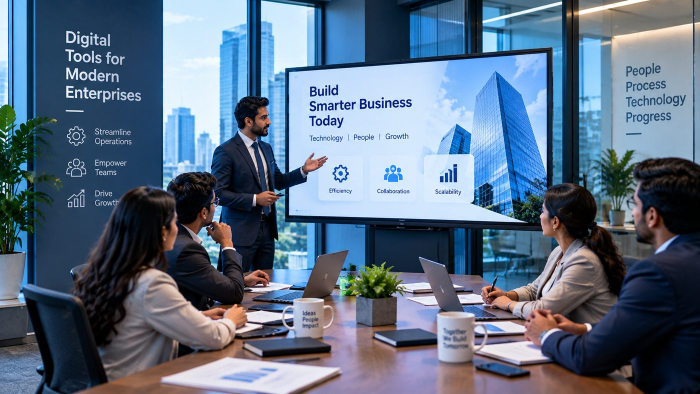
#> input picture images/industry-corporate.jpg, 1400 x 788 px (shown at 1/2 size); its folder holds only this picture in this run
$ python build_images.py
#> lines starting #> are read from the running program, lines starting #| are printed output that depends on the picture
"""Generate the width variants of every content image.

    python scripts/build_images.py

The site served one 1400px image to every device. On a phone that is four
times the pixels the screen can show, and web.dev puts the waste at two to
four times the data needed. The variant widths here cover the layouts the
site actually uses:

    480   a single column on a phone
    800   one column on a tablet, two columns on a desktop
    1200  a full-width image on a large screen
    1400  the original

Only the WebP variants are generated: every browser that can run this site
supports WebP, and the JPEG stays as the fallback for the `src` attribute.
"""
import glob
import io
import os

from PIL import Image

ROOT = os.path.dirname(os.path.dirname(os.path.abspath(__file__)))
IMAGES = os.path.join(ROOT, 'images')

WIDTHS = [480, 800, 1200, 1400]


def variants(path):
    """The width variants of one image, as (width, filename) pairs."""
    name = os.path.splitext(os.path.basename(path))[0]
    out = []
    for w in WIDTHS:
        out.append((w, '%s-%d.webp' % (name, w)))
    return out


def main():
    made = 0
    images = 0
    for path in sorted(glob.glob(os.path.join(IMAGES, '*.jpg'))):
        base = os.path.basename(path)
        if not (base.startswith('industry-') or base.startswith('service-') or
                base.startswith('project-') or base in ('team.jpg', 'case-corporate.jpg')):
            continue
        with Image.open(path) as im:
#> im is the input picture: PIL image 1400x788 RGB; mean R, G, B 91.9, 110.4, 131.9
            im = im.convert('RGB')
            source_width = im.width
#> source_width = 1400
            for w, name in variants(path):
                target = os.path.join(IMAGES, name)
                if os.path.exists(target):
                    continue
                if w > source_width:
                    # never upscale - the original is already the largest
                    continue
                out = im.resize((w, round(im.height * w / im.width)), Image.LANCZOS)
                out.save(target, 'WEBP', quality=78, method=6)
                made += 1
#> this loop made 4 passes
#> pass 1, in main, `out = im.resize((w, round(im.height * w / im.width)), Image.LANCZOS)`:
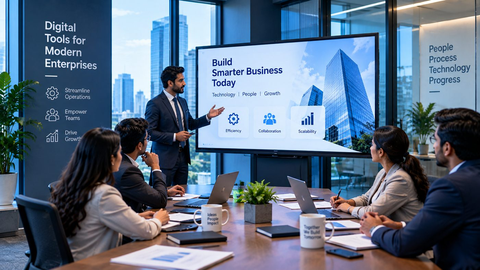
#> out: PIL image 480x270 RGB; mean R, G, B 91.9, 110.4, 131.8
#> pass 2, in main, `out = im.resize((w, round(im.height * w / im.width)), Image.LANCZOS)`:
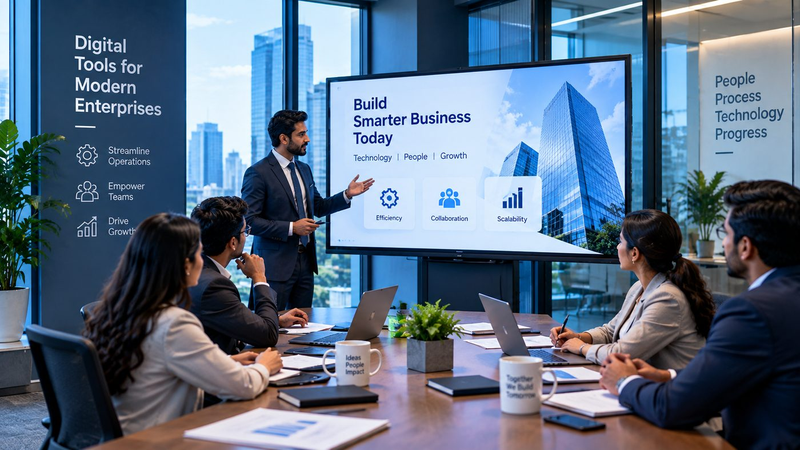
#> out: PIL image 800x450 RGB; mean R, G, B 91.9, 110.4, 131.8
#> pass 3, in main, `out = im.resize((w, round(im.height * w / im.width)), Image.LANCZOS)`:
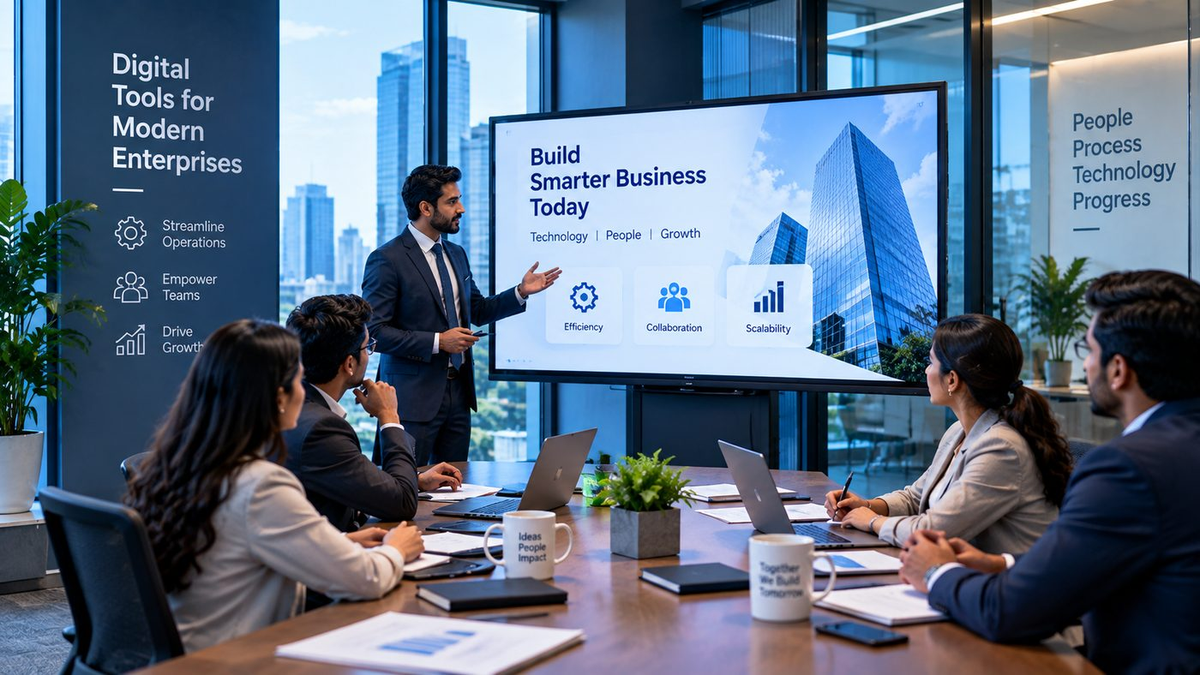
#> out: PIL image 1200x675 RGB; mean R, G, B 91.9, 110.4, 131.9
#> after the loop, made = 4
        images += 1
    print('%d variant(s) written for %d image(s)' % (made, images))
#| 4 variant(s) written for 1 image(s)


if __name__ == '__main__':
    main()

$ run again, on images/industry-startups.jpg
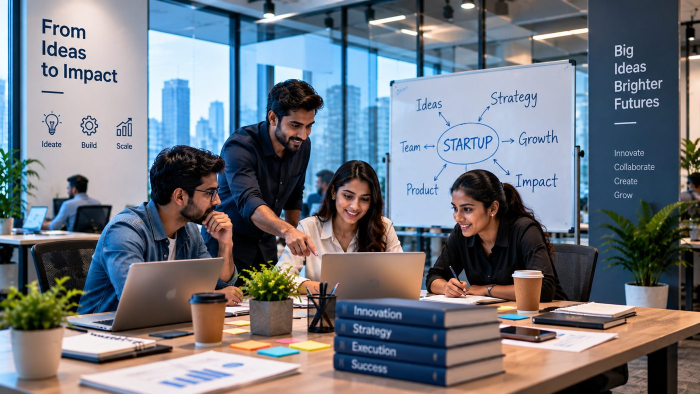
#> input picture images/industry-startups.jpg, 1400 x 788 px (shown at 1/2 size)
#> in main, im is the input picture: PIL image 1400x788 RGB; mean R, G, B 113.8, 119, 127.2
#> the loop in main, `for w, name in variants(path):` made 4 passes
#> pass 1, in main, `out = im.resize((w, round(im.height * w / im.width)), Image.LANCZOS)`:
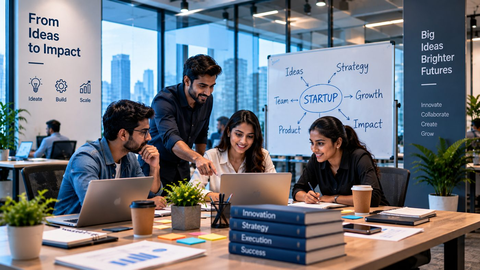
#> out: PIL image 480x270 RGB; mean R, G, B 113.8, 119, 127.2
#> pass 3, in main, `out = im.resize((w, round(im.height * w / im.width)), Image.LANCZOS)`:
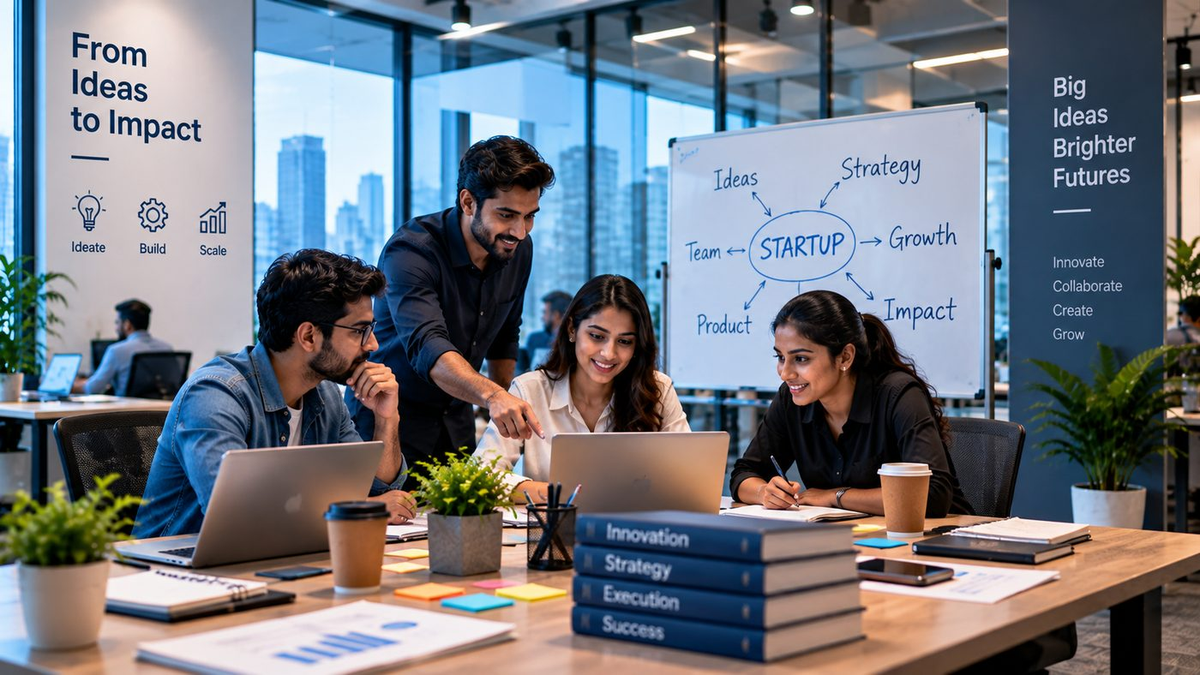
#> out: PIL image 1200x675 RGB; mean R, G, B 113.8, 119, 127.2
#> after the loop in main, `for w, name in variants(path):`: made = 4
#| 4 variant(s) written for 1 image(s)

$ run again, on images/industry-education.jpg
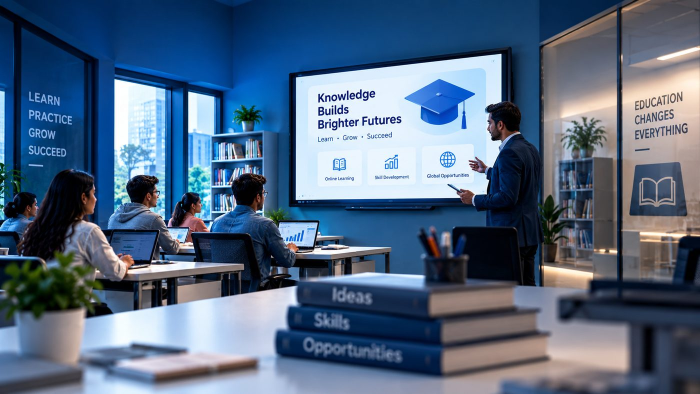
#> input picture images/industry-education.jpg, 1400 x 788 px (shown at 1/2 size)
#> in main, im is the input picture: PIL image 1400x788 RGB; mean R, G, B 83.1, 103.6, 128.9
#> the loop in main, `for w, name in variants(path):` made 4 passes
#> pass 1, in main, `out = im.resize((w, round(im.height * w / im.width)), Image.LANCZOS)`:
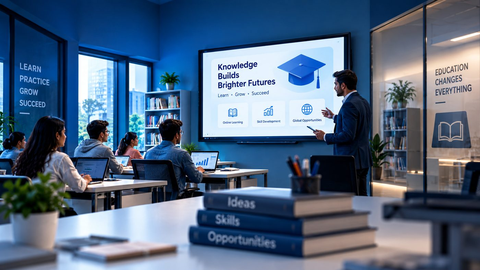
#> out: PIL image 480x270 RGB; mean R, G, B 83.1, 103.6, 128.8
#> pass 2, in main, `out = im.resize((w, round(im.height * w / im.width)), Image.LANCZOS)`:
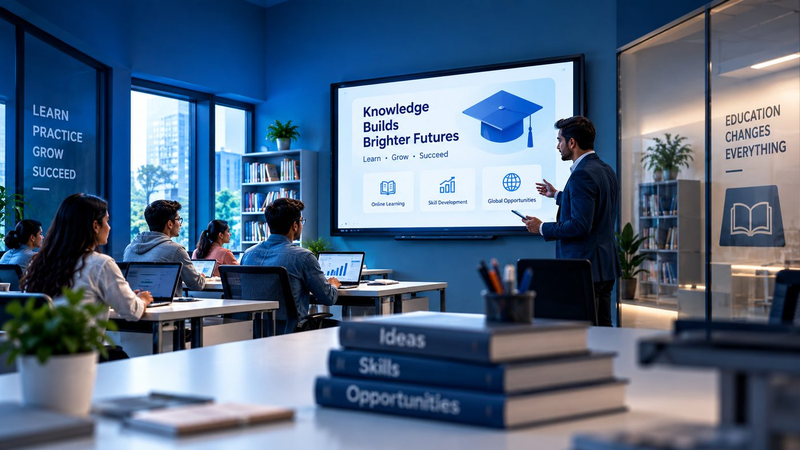
#> out: PIL image 800x450 RGB; mean R, G, B 83.1, 103.6, 128.8
#> after the loop in main, `for w, name in variants(path):`: made = 4
#| 4 variant(s) written for 1 image(s)
